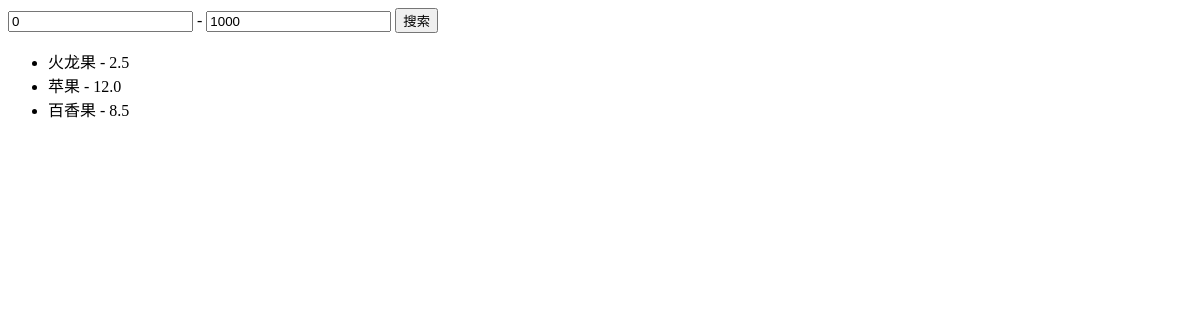
Page /user/find on the earlier database version.
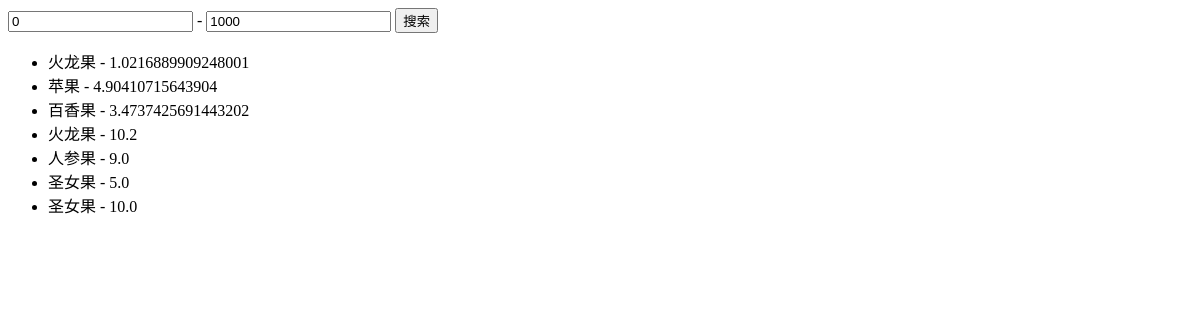
Same page on the later database version.
### mainapp/models.py (models this page shows, shortened)
class FruitEntity(models.Model):
    name = models.CharField(max_length=20,
                            verbose_name='水果名')
    price = models.FloatField(verbose_name='价格')
    source = models.CharField(max_length=30,
                              verbose_name='源产地')
    category = models.ForeignKey(CateTypeEntity,
                                 on_delete=models.CASCADE)
    class Meta:
        db_table = 't_fruit'
        verbose_name = '水果表'
        verbose_name_plural = verbose_name

### mainapp/views.py (the view)
# urls.py: path('find', find_fruit),
def find_fruit(request):
    price1 = request.GET.get('price1', 0)
    price2 = request.GET.get('price2', 1000)
    fruits = FruitEntity.objects.filter(price__gte=price1,
                                        price__lte=price2) \
        .exclude(price=250) \
        .filter(name__contains='果') \
        .all()
    return render(request, 'fruit/list.html', locals())

### templates/fruit/list.html (shortened to what this page needs)
<!DOCTYPE html>
<html lang="en">
<head>
</head>
<body>
    <form method="get">
        <input name="price1" value="{% if price1 %}{{ price1 }}{% else %}0{% endif %}"> -
        <input name="price2" value="{% if price2 %}{{ price2 }}{% else %}1000{% endif %}">
        <button>搜索</button>
    </form>
    <ul>
        {% for fruit in fruits %}
            <li>
                {{ fruit.name }} - {{ fruit.price }}
            </li>
        {% endfor %}
    </ul>
</body>
</html>

Differences in the rows shown:
changed FruitEntity (number 1 of 7 on the later page): price "2.5" → "1.0216889909248001"
changed FruitEntity "苹果": price "12.0" → "4.90410715643904"
changed FruitEntity "百香果": price "8.5" → "3.4737425691443202"
added FruitEntity: name "火龙果", price "10.2"
added FruitEntity: name "人参果", price "9.0"
added FruitEntity: name "圣女果", price "5.0"
added FruitEntity: name "圣女果", price "10.0"
